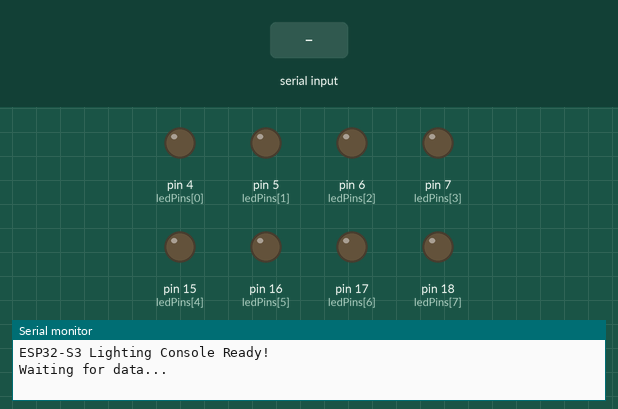
Simulated run of this sketch. Board: Arduino Uno, built with avr-gcc and run on an emulated ATmega328P. Parts: output pins drawn as LEDs (lit = HIGH), the last lines printed to the serial monitor. The inputs (shaded band) are chosen by the test bench.

Above: at 1.2 s.
1.3 s: "90,45\n" received over Serial
At 1.7 s:
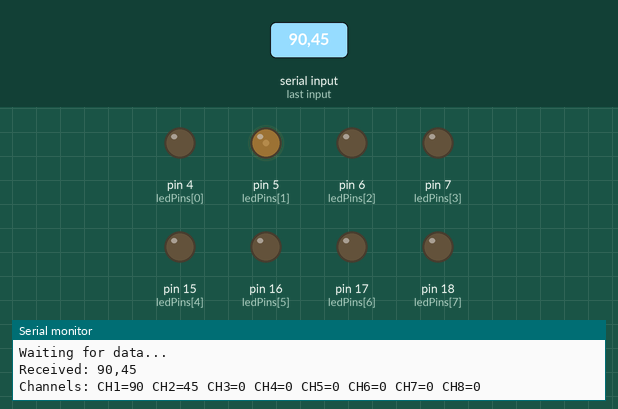
2.8 s: "200\n" received over Serial
At 4.0 s:
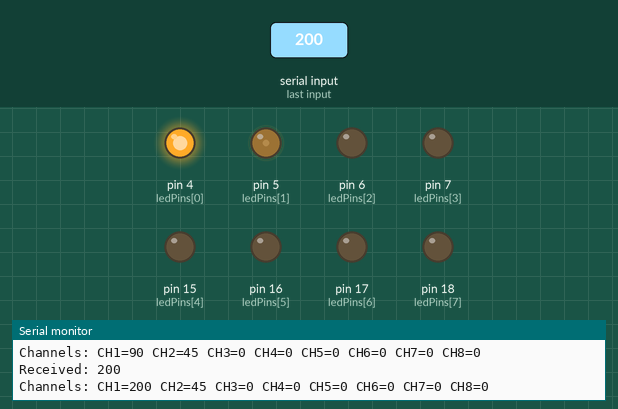
4.3 s: "30,150\n" received over Serial
At 5.2 s:
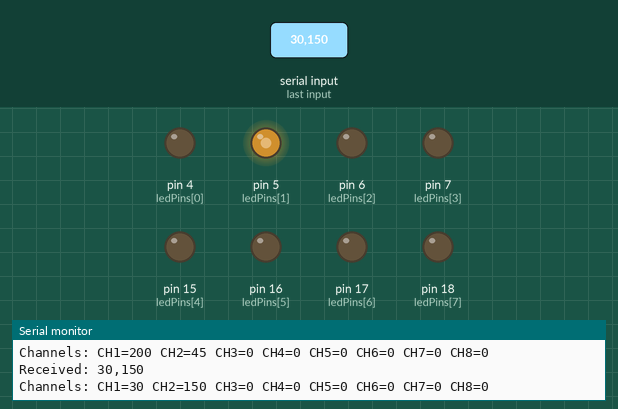
5.8 s: "200\n" received over Serial
At 6.3 s:
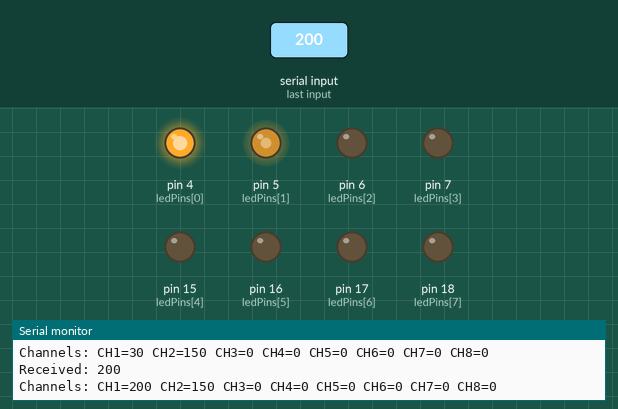
7.3 s: "5\n" received over Serial
At 8.7 s:
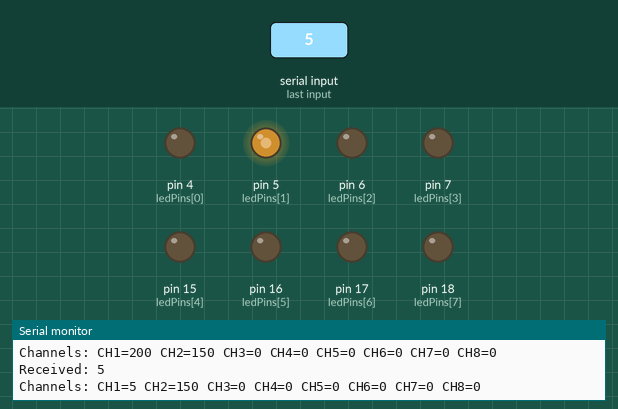
Timing chart, 0 to 9.8 s (numbered marks = the images above; inputs shaded):
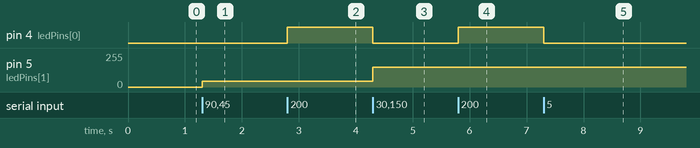

Measured:
- after the input at 1.3 s, pin 5 (ledPins[1]): 0/255 → 45/255 at once
- after the input at 2.8 s, pin 4 (ledPins[0]): LOW → HIGH at once
- after the input at 4.3 s, pin 4 (ledPins[0]): HIGH → LOW at once; pin 5 (ledPins[1]): 45/255 → 150/255 at once
- after the input at 5.8 s, pin 4 (ledPins[0]): LOW → HIGH at once
- after the input at 7.3 s, pin 4 (ledPins[0]): HIGH → LOW at once

The sketch:

arudino_code.ino
```cpp
// ESP32-S3 Lighting Console Receiver
const int NUM_CHANNELS = 8;
int channelValues[NUM_CHANNELS] = {0};


const int ledPins[8] = {4, 5, 6, 7, 15, 16, 17, 18};

void setup() {
  Serial.begin(115200);


  for (int i = 0; i < NUM_CHANNELS; i++) {
    pinMode(ledPins[i], OUTPUT);
  }

  Serial.println("ESP32-S3 Lighting Console Ready!");
  Serial.println("Waiting for data...");
}

void loop() {
  if (Serial.available() > 0) {
    String data = Serial.readStringUntil('\n');


    Serial.print("Received: ");
    Serial.println(data);

    parseChannelData(data);
    updateOutputs();
  }
}

void parseChannelData(String data) {
  int channelIndex = 0;
  int startIndex = 0;

  for (int i = 0; i <= data.length(); i++) {
    if (data[i] == ',' || i == data.length()) {
      String value = data.substring(startIndex, i);
      if (channelIndex < NUM_CHANNELS) {
        channelValues[channelIndex] = value.toInt();
        channelIndex++;
      }
      startIndex = i + 1;
    }
  }
}

void updateOutputs() {

  for (int i = 0; i < NUM_CHANNELS; i++) {
    analogWrite(ledPins[i], channelValues[i]);
  }


  Serial.print("Channels: ");
  for (int i = 0; i < NUM_CHANNELS; i++) {
    Serial.print("CH");
    Serial.print(i + 1);
    Serial.print("=");
    Serial.print(channelValues[i]);
    Serial.print(" ");
  }
  Serial.println();
}
```
